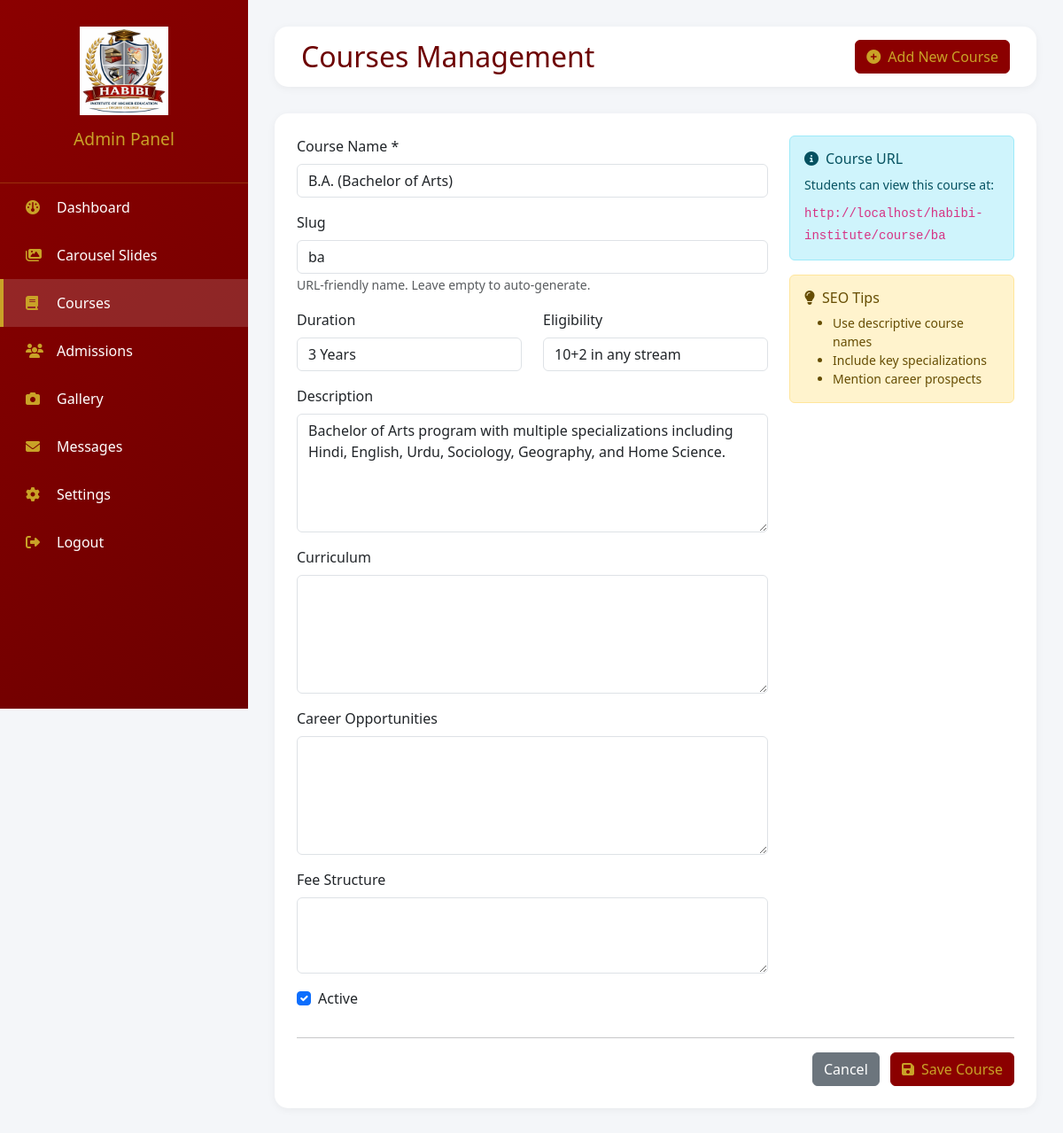
/admin/courses.php?action=edit&id=1 (signed in), run on the app's committed database.
### tables this page shows
CREATE TABLE `courses` (
  `id` int(11) NOT NULL,
  `name` varchar(100) NOT NULL,
  `slug` varchar(100) NOT NULL,
  `duration` varchar(50) DEFAULT NULL,
  `eligibility` text DEFAULT NULL,
  `description` text DEFAULT NULL,
  `curriculum` text DEFAULT NULL,
  `career_opportunities` text DEFAULT NULL,
  `fee_structure` text DEFAULT NULL,
  `image_path` varchar(255) DEFAULT NULL,
  `status` tinyint(4) DEFAULT 1,
  `created_at` timestamp NOT NULL DEFAULT current_timestamp()
);

### admin/courses.php (the view, shortened to what this page needs)
<?php
require_once '../includes/config.php';
$action = isset($_GET['action']) ? $_GET['action'] : 'list';
$id = isset($_GET['id']) ? (int)$_GET['id'] : 0;
$course = null;
if(($action == 'edit' || $action == 'add') && $id > 0) {
    $stmt = $pdo->prepare("SELECT * FROM courses WHERE id = ?");
    $stmt->execute([$id]);
    $course = $stmt->fetch();
}
$courses = $pdo->query("SELECT * FROM courses ORDER BY name ASC")->fetchAll();
?>
<!DOCTYPE html>
<html lang="en">
<head>
    <link href="https://cdn.jsdelivr.net/npm/bootstrap@5.3.0/dist/css/bootstrap.min.css" rel="stylesheet">
    <link rel="stylesheet" href="https://cdnjs.cloudflare.com/ajax/libs/font-awesome/6.4.0/css/all.min.css">
    <link href="https://cdn.jsdelivr.net/npm/summernote@0.8.18/dist/summernote.min.css" rel="stylesheet">
</head>
<body>
    <div class="wrapper">
        <div class="sidebar">
            <div class="sidebar-header">
                <img src="../assets/img/logo.png" alt="Habibi Institute" onerror="this.src='https://via.placeholder.com/100x100/8B0000/FFFFFF?text=HABIBI'">
                <h3>Admin Panel</h3>
            </div>
            <div class="sidebar-menu">
                <a href="dashboard.php"><i class="fas fa-dashboard"></i> Dashboard</a>
                <a href="carousel.php"><i class="fas fa-images"></i> Carousel Slides</a>
                <a href="courses.php" class="active"><i class="fas fa-book"></i> Courses</a>
                <a href="admissions.php"><i class="fas fa-users"></i> Admissions</a>
                <a href="gallery.php"><i class="fas fa-camera"></i> Gallery</a>
                <a href="messages.php"><i class="fas fa-envelope"></i> Messages</a>
                <a href="settings.php"><i class="fas fa-cog"></i> Settings</a>
                <a href="logout.php"><i class="fas fa-sign-out-alt"></i> Logout</a>
            </div>
        </div>
        <div class="main-content">
            <div class="top-nav">
                <div class="page-title">
                    <h2>Courses Management</h2>
                </div>
                <div>
                    <a href="?action=add" class="btn btn-primary">
                        <i class="fas fa-plus-circle me-2"></i>Add New Course
                    </a>
                </div>
            </div>
            <div class="content-card">
                <?php if($action == 'list'): ?>
                    <div class="table-responsive">
                        <table class="table table-hover">
                            <thead>
                                <tr>
                                    <th>ID</th>
                                    <th>Course Name</th>
                                    <th>Duration</th>
                                    <th>Slug</th>
                                    <th>Status</th>
                                    <th>Actions</th>
                                </tr>
                            </thead>
                            <tbody>
                                <?php foreach($courses as $course): ?>
                                <tr>
                                    <td>#<?php echo $course['id']; ?></td>
                                    <td><?php echo htmlspecialchars($course['name']); ?></td>
                                    <td><?php echo htmlspecialchars($course['duration'] ?: 'N/A'); ?></td>
                                    <td><code><?php echo htmlspecialchars($course['slug']); ?></code></td>
                                    <td>
                                        <span class="status-badge <?php echo $course['status'] ? 'status-active' : 'status-inactive'; ?>">
                                            <?php echo $course['status'] ? 'Active' : 'Inactive'; ?>
                                        </span>
                                    </td>
                                    <td>
                                        <div class="action-btns">
                                            <a href="?action=toggle&id=<?php echo $course['id']; ?>" class="btn btn-sm btn-warning" title="Toggle Status">
                                                <i class="fas fa-sync-alt"></i>
                                            </a>
                                            <a href="?action=edit&id=<?php echo $course['id']; ?>" class="btn btn-sm btn-primary">
                                                <i class="fas fa-edit"></i>
                                            </a>
                                            <a href="?action=delete&id=<?php echo $course['id']; ?>" class="btn btn-sm btn-danger" onclick="return confirm('Are you sure you want to delete this course?')">
                                                <i class="fas fa-trash"></i>
                                            </a>
                                        </div>
                                    </td>
                                </tr>
                                <?php endforeach; ?>
                                <?php if(empty($courses)): ?>
                                <tr>
                                    <td colspan="6" class="text-center py-4">
                                        <i class="fas fa-book fa-3x mb-3" style="color: #ccc;"></i>
                                        <p>No courses found. Click "Add New Course" to create your first course.</p>
                                    </td>
                                </tr>
                                <?php endif; ?>
                            </tbody>
                        </table>
                    </div>
                <?php else: ?>
                    <form method="POST">
                        <div class="row">
                            <div class="col-md-8">
                                <div class="mb-3">
                                    <label class="form-label">Course Name *</label>
                                    <input type="text" name="name" class="form-control" value="<?php echo htmlspecialchars($course['name'] ?? ''); ?>" required>
                                </div>
                                <div class="mb-3">
                                    <label class="form-label">Slug</label>
                                    <input type="text" name="slug" class="form-control" value="<?php echo htmlspecialchars($course['slug'] ?? ''); ?>">
                                    <small class="text-muted">URL-friendly name. Leave empty to auto-generate.</small>
                                </div>
                                <div class="row">
                                    <div class="col-md-6">
                                        <div class="mb-3">
                                            <label class="form-label">Duration</label>
                                            <input type="text" name="duration" class="form-control" value="<?php echo htmlspecialchars($course['duration'] ?? ''); ?>" placeholder="e.g., 3 Years">
                                        </div>
                                    </div>
                                    <div class="col-md-6">
                                        <div class="mb-3">
                                            <label class="form-label">Eligibility</label>
                                            <input type="text" name="eligibility" class="form-control" value="<?php echo htmlspecialchars($course['eligibility'] ?? ''); ?>" placeholder="e.g., 10+2 with Science">
                                        </div>
                                    </div>
                                </div>
                                <div class="mb-3">
                                    <label class="form-label">Description</label>
                                    <textarea name="description" class="form-control summernote" rows="5"><?php echo htmlspecialchars($course['description'] ?? ''); ?></textarea>
                                </div>
                                <div class="mb-3">
                                    <label class="form-label">Curriculum</label>
                                    <textarea name="curriculum" class="form-control summernote" rows="5"><?php echo htmlspecialchars($course['curriculum'] ?? ''); ?></textarea>
                                </div>
                                <div class="mb-3">
                                    <label class="form-label">Career Opportunities</label>
                                    <textarea name="career_opportunities" class="form-control summernote" rows="5"><?php echo htmlspecialchars($course['career_opportunities'] ?? ''); ?></textarea>
                                </div>
                                <div class="mb-3">
                                    <label class="form-label">Fee Structure</label>
                                    <textarea name="fee_structure" class="form-control summernote" rows="3"><?php echo htmlspecialchars($course['fee_structure'] ?? ''); ?></textarea>
                                </div>
                                <div class="mb-3">
                                    <div class="form-check">
                                        <input class="form-check-input" type="checkbox" name="status" id="status" <?php echo (!isset($course['status']) || $course['status']) ? 'checked' : ''; ?>>
                                        <label class="form-check-label" for="status">
                                            Active
                                        </label>
                                    </div>
                                </div>
                            </div>
                            <div class="col-md-4">
                                <div class="alert alert-info">
                                    <h6><i class="fas fa-info-circle me-2"></i>Course URL</h6>
                                    <p class="small mb-2">Students can view this course at:</p>
                                    <code><?php echo BASE_URL; ?>course/<?php echo $course['slug'] ?? 'course-slug'; ?></code>
                                </div>
                                <div class="alert alert-warning">
                                    <h6><i class="fas fa-lightbulb me-2"></i>SEO Tips</h6>
                                    <ul class="small mb-0">
                                        <li>Use descriptive course names</li>
                                        <li>Include key specializations</li>
                                        <li>Mention career prospects</li>
                                    </ul>
                                </div>
                            </div>
                        </div>
                        <hr>
                        <div class="text-end">
                            <a href="?action=list" class="btn btn-secondary me-2">Cancel</a>
                            <button type="submit" name="save_course" class="btn btn-primary">
                                <i class="fas fa-save me-2"></i>Save Course
                            </button>
                        </div>
                    </form>
                <?php endif; ?>
            </div>
        </div>
    </div>
</body>
</html>

### admin/courses.php (style rules this page uses)
* { margin: 0; padding: 0; box-sizing: border-box; }
body { background: #f4f6f9; font-family: 'Segoe UI', Tahoma, Geneva, Verdana, sans-serif; }
.wrapper { display: flex; }
.sidebar { width: 280px; background: linear-gradient(135deg, #8B0000, #6D0000); min-height: 100vh; position: fixed; left: 0; top: 0; z-index: 1000; overflow-y: auto; }
.sidebar-header { padding: 30px 20px; text-align: center; border-bottom: 1px solid rgba(201, 162, 39, 0.3); }
.sidebar-header img { width: 100px; margin-bottom: 15px; }
.sidebar-header h3 { color: #C9A227; font-size: 1.2rem; }
.sidebar-menu a { display: flex; align-items: center; padding: 15px 25px; color: #fff; text-decoration: none; transition: all 0.3s; border-left: 4px solid transparent; }
.sidebar-menu a i { width: 25px; margin-right: 10px; color: #C9A227; }
.sidebar-menu a.active { background: rgba(255,255,255,0.15); border-left-color: #C9A227; }
.main-content { flex: 1; margin-left: 280px; padding: 30px; }
.top-nav { background: white; padding: 15px 30px; border-radius: 15px; box-shadow: 0 2px 10px rgba(0,0,0,0.05); margin-bottom: 30px; display: flex; justify-content: space-between; align-items: center; }
.page-title h2 { color: #6D0000; margin: 0; }
.content-card { background: white; border-radius: 15px; padding: 25px; box-shadow: 0 2px 10px rgba(0,0,0,0.05); }
.btn-primary { background: #8B0000; border-color: #8B0000; color: #C9A227; }

### data on the page
courses: name "B.A. (Bachelor of Arts)", slug "ba", duration "3 Years", eligibility "10+2 in any stream", description "Bachelor of Arts program with multiple specializations including Hindi, English, Urdu, Sociology, Geography, and Home Science.", status "☑"

### other printed values
BASE_URL "http://localhost/habibi-institute/"
